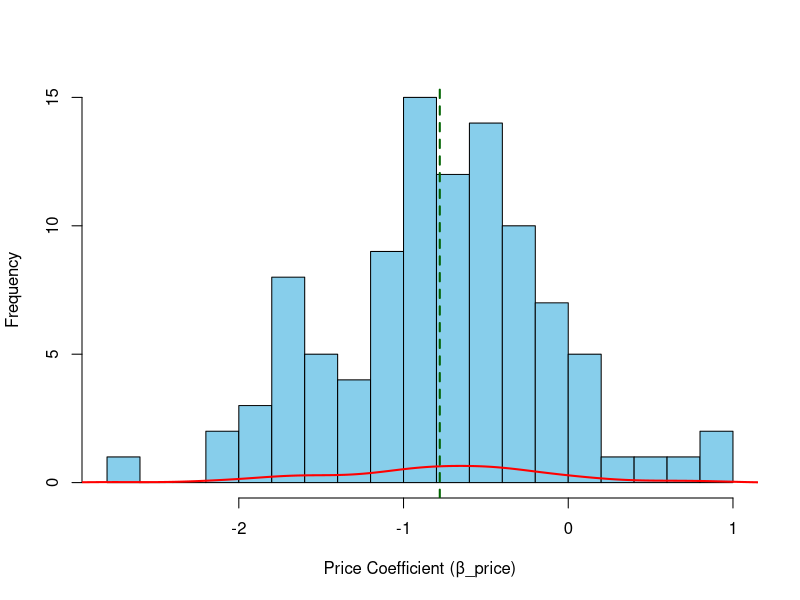

Recreate this plot in R.
## ---- chunk 1
knitr::opts_chunk$set(echo = TRUE)
## ---- chunk 2

library(MASS) 
library(dplyr)
library(randomForest)

set.seed(814)

N <- 100   # number of individuals
T <- 10    # number of observations per individual
price_range <- c(3, 8)

#Simulate individual-level covariates
age <- sample(18:70, N, replace = TRUE)
gender <- sample(c(0, 1), N, replace = TRUE)        # 0 = female, 1 = male
urban <- sample(c(0, 1), N, replace = TRUE)         # 0 = rural, 1 = urban

# Create design matrix for individual-level covariates (excluding price)
indiv_covariates <- data.frame(id = 1:N, age = age, gender = gender, urban = urban)

#Simulate individual-specific coefficients: beta_i ~ N(mu_, Sigma_)
#intercept, price, age, gender, urban
mu_ <- c(0, -0.8, 0.01, 0.5, 0.3)
Sigma_ <- matrix(c(
  1.5, 0.1,  0.05, 0.1, 0.05,
  0.1, 0.5, -0.02, 0.0, 0.02,
  0.05, -0.02, 0.2, 0.01, 0.0,
  0.1,  0.0,  0.01, 0.4, 0.03,
  0.05, 0.02, 0.0,  0.03, 0.3
), nrow = 5, byrow = TRUE)

beta_i <- mvrnorm(n = N, mu = mu_, Sigma = Sigma_)

#Simulate data using hierarchical logit model
sim_binary <- data.frame()

for (i in 1:N) {
  for (t in 1:T) {
    price <- runif(1, price_range[1], price_range[2])
    X <- c(1, price, age[i], gender[i], urban[i])  # feature vector
    utility <- sum(X * beta_i[i, ])
    p <- 1 / (1 + exp(-utility))                   # logistic probability
    y <- rbinom(1, 1, p)                           # purchase decision

    sim_binary <- rbind(sim_binary, data.frame(
      id = i,
      time = t,
      price = price,
      age = age[i],
      gender = gender[i],
      urban = urban[i],
      purchase = y
    ))
  }
}

head(sim_binary)

## ---- chunk 3
# Extract the price coefficients
price_coef <- beta_i[, 2]  

# Create a histogram
hist(price_coef, 
     breaks = 15, 
     col = "skyblue", 
     main = "",
     xlab = "Price Coefficient (β_price)",
     ylab = "Frequency")

lines(density(price_coef), col = "red", lwd = 2)
abline(v = mean(price_coef), col = "darkgreen", lwd = 2, lty = 2)
summary(price_coef)

## ---- chunk 4
# Define purchase probability and expected revenue functions
purchase_prob <- function(X, beta) {
  plogis(sum(X * beta))
}

expected_revenue <- function(price, X, beta) {
  price * purchase_prob(X, beta)
}

price_options <- c(3, 8)
ground_truth <- data.frame()

for (i in 1:N) {
  indiv_covs <- c(age[i], gender[i], urban[i])
  X3 <- c(1, 3, indiv_covs)
  X8 <- c(1, 8, indiv_covs)
  
  prob_3 <- purchase_prob(X3, beta_i[i, ])
  prob_8 <- purchase_prob(X8, beta_i[i, ])
  
  rev_3 <- expected_revenue(3, X3, beta_i[i, ])
  rev_8 <- expected_revenue(8, X8, beta_i[i, ])
  
  # Determine the optimal price based on ground truth
  opt_price <- ifelse(rev_3 > rev_8, 3, 8)
  
  # Add both rows for each individual
  ground_truth <- rbind(
    ground_truth,
    data.frame(
      id = i,
      price = 3,
      predicted_prob = prob_3,
      predicted_revenue = rev_3,
      optimal_price = opt_price
    ),
    data.frame(
      id = i,
      price = 8,
      predicted_prob = prob_8,
      predicted_revenue = rev_8,
      optimal_price = opt_price
    )
  )
}

head(ground_truth)

total_optimal_revenue <- ground_truth %>%
  filter(price == optimal_price) %>%
  summarise(total_revenue = sum(predicted_revenue)) %>%
  pull(total_revenue)

cat("Total ground truth optimal revenue:", total_optimal_revenue, "\n")

## ---- chunk 5
library(dplyr)

count <- ground_truth %>%
  group_by(optimal_price) %>%
  summarise(count = n() / 2) %>%
  arrange(optimal_price)

print(count)
## ---- chunk 6

#fit global Random Forest on the entire sample
set.seed(814)
rf_model_global <- randomForest(
  factor(purchase) ~ price + age + gender + urban,
  data = sim_binary,
  ntree = 200
)

price_given <- c(3, 8)

individual_covs <- sim_binary %>%
  group_by(id) %>%
  dplyr::slice(1) %>% 
  ungroup() %>%
  select(id, age, gender, urban)


newdata <- individual_covs %>%
  tidyr::crossing(price = price_given) %>%
  arrange(id, price)

# Predict purchase probabilities
pred_probs <- predict(rf_model_global, newdata, type = "prob")[, "1"]

rf_predictions <- newdata %>%
  mutate(predicted_prob = pred_probs,
         predicted_revenue = predicted_prob * price)

#potimal rf pricing policy
rf_best_prices <- rf_predictions %>%
  group_by(id) %>%
  slice_max(predicted_revenue, n = 1, with_ties = FALSE) %>%
  ungroup() %>%
  select(id, rf_optimal_price = price)

rf_predictions <- rf_predictions %>%
  left_join(rf_best_prices, by = "id")

head(rf_predictions)

## ---- chunk 7
rf_counts <- rf_predictions %>%
  group_by(rf_optimal_price) %>%
  summarise(count = n() / 2) %>%
  arrange(rf_optimal_price)

print(rf_counts)
## ---- chunk 8
#define true purchase probability and expected revenue functions
purchase_prob <- function(p, a, g, u, alpha, beta_price, beta_age, beta_gender, beta_urban) {
  linpred <- alpha + beta_price * p + beta_age * a + beta_gender * g + beta_urban * u
  plogis(linpred)
}

expected_revenue <- function(p, a, g, u, alpha, beta_price, beta_age, beta_gender, beta_urban) {
  p * purchase_prob(p, a, g, u, alpha, beta_price, beta_age, beta_gender, beta_urban)
}

rf_eval <- rf_best_prices %>%
  left_join(individual_covs, by = "id") %>%
  mutate(
    alpha        = beta_i[id, 1],
    beta_price   = beta_i[id, 2],
    beta_age     = beta_i[id, 3],
    beta_gender  = beta_i[id, 4],
    beta_urban   = beta_i[id, 5]
  )

#Evaluate policy using ground truth
rf_eval <- rf_eval %>%
  mutate(
    true_prob = purchase_prob(rf_optimal_price, age, gender, urban,
                              alpha, beta_price, beta_age, beta_gender, beta_urban),
    true_revenue = expected_revenue(rf_optimal_price, age, gender, urban,
                                    alpha, beta_price, beta_age, beta_gender, beta_urban)
  )

total_rf_policy_revenue <- sum(rf_eval$true_revenue)
cat("Total revenue using Random Forest policy (evaluated with true preferences):",
    total_rf_policy_revenue, "\n")

## ---- chunk 9
rf_pred_prob_insample <- predict(rf_model_global, sim_binary, type = "prob")[, "1"]
rf_pred_binary <- as.integer(rf_pred_prob_insample > 0.5)
rf_validation_df <- sim_binary %>%
  mutate(
    predicted_prob = rf_pred_prob_insample,
    predicted_purchase = rf_pred_binary
  ) %>%
  select(id, time, price, age, gender, urban, purchase, predicted_prob, predicted_purchase)

head(rf_validation_df)

#Calculate in-sample hit rate
rf_hit_rate_insample <- mean(rf_validation_df$predicted_purchase == rf_validation_df$purchase)
cat("In-sample Hit Rate for Random Forest:", rf_hit_rate_insample, "\n")


## ---- chunk 10

set.seed(999) 
N_test <- 20
T <- 10
price_range <- c(3, 8)

age_test <- sample(18:70, N_test, replace = TRUE)
gender_test <- sample(c(0, 1), N_test, replace = TRUE)
urban_test <- sample(c(0, 1), N_test, replace = TRUE)

beta_i_test <- mvrnorm(n = N_test, mu = mu_, Sigma = Sigma_)

sim_binary_test <- data.frame()

for (i in 1:N_test) {
  for (t in 1:T) {
    price <- runif(1, price_range[1], price_range[2])
    X <- c(1, price, age_test[i], gender_test[i], urban_test[i])
    utility <- sum(X * beta_i_test[i, ])
    p <- 1 / (1 + exp(-utility))
    y <- rbinom(1, 1, p)
    
    sim_binary_test <- rbind(sim_binary_test, data.frame(
      id = i + N,  # ensure IDs don't overlap with training data
      time = t,
      price = price,
      age = age_test[i],
      gender = gender_test[i],
      urban = urban_test[i],
      purchase = y
    ))
  }
}

head(sim_binary_test)

## ---- chunk 11
purchase_prob <- function(X, beta) {
  plogis(sum(X * beta))
}

expected_revenue <- function(price, X, beta) {
  price * purchase_prob(X, beta)
}
price_options <- c(3, 8)
ground_truth_test <- data.frame()

# Loop through each of the 20 out-of-sample individuals
for (i in 1:N_test) {
  # Extract covariates for test individuals
  indiv_covs <- c(age_test[i], gender_test[i], urban_test[i])

  X3 <- c(1, 3, indiv_covs)
  X8 <- c(1, 8, indiv_covs)
  
  prob_3 <- purchase_prob(X3, beta_i_test[i, ])
  prob_8 <- purchase_prob(X8, beta_i_test[i, ])
  
  rev_3 <- expected_revenue(3, X3, beta_i_test[i, ])
  rev_8 <- expected_revenue(8, X8, beta_i_test[i, ])
  
  opt_price <- ifelse(rev_3 > rev_8, 3, 8)
  
  ground_truth_test <- rbind(
    ground_truth_test,
    data.frame(
      id = i + N,   # IDs start after training data
      price = 3,
      predicted_prob = prob_3,
      predicted_revenue = rev_3,
      optimal_price = opt_price
    ),
    data.frame(
      id = i + N,
      price = 8,
      predicted_prob = prob_8,
      predicted_revenue = rev_8,
      optimal_price = opt_price
    )
  )
}

head(ground_truth_test)

total_optimal_revenue_test <- ground_truth_test %>%
  filter(price == optimal_price) %>%
  summarise(total_revenue = sum(predicted_revenue)) %>%
  pull(total_revenue)

cat("Total ground truth optimal revenue for TEST sample:", total_optimal_revenue_test, "\n")


## ---- chunk 12

testing_covs <- sim_binary_test %>%
  group_by(id) %>%
  dplyr::slice(1) %>% 
  ungroup() %>%
  select(id, age, gender, urban)

price_given <- c(3, 8)

newdata_test <- testing_covs %>%
  tidyr::crossing(price = price_given) %>%
  arrange(id, price)

pred_probs_test <- predict(rf_model_global, newdata_test, type = "prob")[, "1"]

rf_predictions_test <- newdata_test %>%
  mutate(
    predicted_prob = pred_probs_test,
    predicted_revenue = predicted_prob * price
  )

#Select optimal price for each testing individual
rf_best_prices_test <- rf_predictions_test %>%
  group_by(id) %>%
  slice_max(predicted_revenue, n = 1, with_ties = FALSE) %>%
  ungroup() %>%
  select(id, rf_optimal_price = price)

rf_predictions_test <- rf_predictions_test %>%
  left_join(rf_best_prices_test, by = "id")

head(rf_predictions_test)

#Define true purchase probability and expected revenue functions
purchase_prob <- function(p, a, g, u, alpha, beta_price, beta_age, beta_gender, beta_urban) {
  linpred <- alpha + beta_price * p + beta_age * a + beta_gender * g + beta_urban * u
  plogis(linpred)
}

expected_revenue <- function(p, a, g, u, alpha, beta_price, beta_age, beta_gender, beta_urban) {
  p * purchase_prob(p, a, g, u, alpha, beta_price, beta_age, beta_gender, beta_urban)
}

# Evaluate RF pricing policy on testing data
rf_eval_test <- rf_best_prices_test %>%
  left_join(testing_covs, by = "id") %>%
  mutate(
    alpha       = beta_i_test[id - N, 1],
    beta_price  = beta_i_test[id - N, 2],
    beta_age    = beta_i_test[id - N, 3],
    beta_gender = beta_i_test[id - N, 4],
    beta_urban  = beta_i_test[id - N, 5]
  )

rf_eval_test <- rf_eval_test %>%
  mutate(
    true_prob = purchase_prob(rf_optimal_price, age, gender, urban,
                              alpha, beta_price, beta_age, beta_gender, beta_urban),
    true_revenue = expected_revenue(rf_optimal_price, age, gender, urban,
                                    alpha, beta_price, beta_age, beta_gender, beta_urban)
  )

total_rf_policy_revenue_test <- sum(rf_eval_test$true_revenue)

cat("Total expected revenue on testing data using RF policy:",
    total_rf_policy_revenue_test, "\n")
## ---- chunk 13
rf_counts2 <- rf_predictions_test %>%
  group_by(rf_optimal_price) %>%
  summarise(count = n() / 2) %>%
  arrange(rf_optimal_price)

print(rf_counts2)
## ---- chunk 14
#Same as what training data did
rf_pred_prob_test <- predict(rf_model_global, sim_binary_test, type = "prob")[, "1"]
rf_pred_binary_test <- as.integer(rf_pred_prob_test > 0.5)

rf_validation_test_df <- sim_binary_test %>%
  mutate(
    predicted_prob = rf_pred_prob_test,
    predicted_purchase = rf_pred_binary_test
  ) %>%
  select(id, time, price, age, gender, urban, purchase, predicted_prob, predicted_purchase)

head(rf_validation_test_df)

rf_hit_rate_test <- mean(rf_validation_test_df$predicted_purchase == rf_validation_test_df$purchase)

cat("Out-of-sample Hit Rate for Random Forest on Testing Data:", rf_hit_rate_test, "\n")

